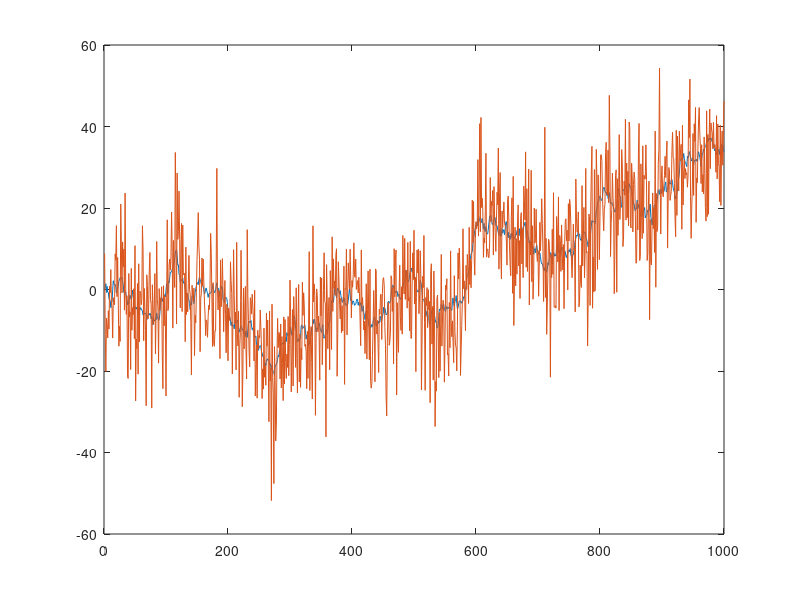

Recreate this plot in MATLAB. (Note: this script raises an error after producing the figure.)
n=1000;
stimuli=zeros(n,1);

% random walk stimuli
for i=2:n
    stimuli(i)=stimuli(i-1)+randn(1);
end

% normally distributed stimuli
% stimuli=randn(n,1)*10;

plot(stimuli)
hold on

noise=randn(n,1)*10;

meas=stimuli+noise;
plot(meas)

rmse(meas,stimuli)

dx=0.1;
x=-200:dx:200;

prior=normpdf(x,0,std(stimuli));
est=zeros(size(stimuli));
estw=zeros(size(stimuli));

% estimation model for independent random numbers
for i=1:n
    likel=normpdf(meas(i),x,10);
    post=likel.*prior;
    post=post/(sum(post)*dx);
    est(i)=post*x'*dx;
end

plot(est)
rmse(est,stimuli)

trnsp=normpdf(x,x',1);

% estimator model for random walk
for i=1:n

    likel=normpdf(meas(i),x,10);
    post=likel.*prior;
    post=post/(sum(post)*dx);
    estw(i)=post*x'*dx;

    cmp=trnsp.*repmat(post,numel(x),1);
    prior=sum(cmp,2);
    prior=prior'/(sum(prior)*dx);
end

plot(estw)
rmse(estw,stimuli)
